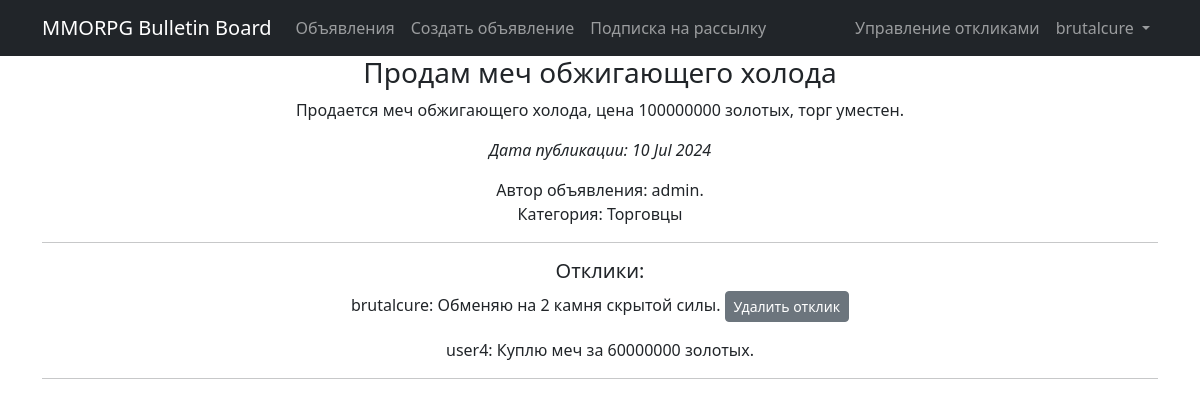
The page /ads/4 (signed in) on the database its author committed.
### accounts/models.py (models this page shows)
class User(AbstractUser):
    code = models.CharField(max_length=6, blank=True, null=True, default=None, unique=True)
    subscriber = models.BooleanField(default=False)

### BulletinBoard/models.py (models this page shows, shortened)
class Ad(models.Model):
    author = models.ForeignKey(settings.AUTH_USER_MODEL, on_delete=models.CASCADE)
    adCategory = models.CharField(max_length=20, choices=CATEGORY_CHOICES)
    dateCreation = models.DateTimeField(auto_now_add=True)
    title = models.CharField(max_length=128)
    text = RichTextUploadingField(blank=True, null=True)

class Response(models.Model):
    responseAd = models.ForeignKey(Ad, on_delete=models.CASCADE)
    responseUser = models.ForeignKey(settings.AUTH_USER_MODEL, on_delete=models.CASCADE)
    text = models.TextField()
    dateCreation = models.DateTimeField(auto_now_add=True)
    status = models.CharField(max_length=8, choices=STATUS_CHOICES, default='PENDING')

### BulletinBoard/views.py (the view)
# urls.py: path('<int:pk>', AdDetail.as_view(), name='ad_detail'),
class AdDetail(DetailView):
    model = Ad
    template_name = 'ad_detail.html'
    context_object_name = 'ad_detail'
    queryset = Ad.objects.all()
    def get(self, request, *args, **kwargs):
        if not request.user.is_authenticated:
            return redirect('forbidden')
        return super().get(request, *args, **kwargs)
    def get_context_data(self, **kwargs):
        context = super().get_context_data(**kwargs)
        ads = Ad.objects.get(pk=self.kwargs.get('pk'))
        context['is_author'] = Response.objects.filter(responseAd=ads).filter(responseUser=self.request.user).exists()
        return context

### templates/ad_detail.html (shortened to what this page needs)
{% extends 'flatpages/default.html' %}
{% block content %}
<h3>{{ ad_detail.title }}</h3>
{{ ad_detail.text|safe }}
<p><em>Дата публикации: {{ ad_detail.dateCreation|date:'d M Y' }}</em></p>
Автор объявления: {{ ad_detail.author }}.
<p>Категория: {{ ad_detail.get_adCategory_display }}</p>
<hr>
<div>
    {% if ad_detail.response_set.all %}
        <h5>Отклики:</h5>
        {% for response in ad_detail.response_set.all %}
            <p>
                {{ response.responseUser }}: {{ response.text }}
                {% if response.responseUser == request.user %}
                    <a href="{% url 'response_delete' response.id %}" class="btn btn-secondary btn-sm">Удалить отклик</a>
                {% endif %}
            </p>
        {% endfor %}
    {% else %}
        <h3>Откликов нет.</h3>
    {% endif %}
</div>
<hr>
{% endblock content %}

### templates/flatpages/default.html (shortened to what this page needs)
<!DOCTYPE html>
<html lang="en">
    <head>
        {% load static %}
        <link href="{% static 'css/styles.css' %}" rel="stylesheet" />
    </head>
    <body>
        <nav class="navbar navbar-expand-lg navbar-dark bg-dark static-top">
            <div class="container">
                <a class="navbar-brand" href="{% url 'ad_list' %}">MMORPG Bulletin Board</a>
                <div class="collapse navbar-collapse" id="navbarResponsive">
                    <ul class="navbar-nav ml-auto">
                        <li class="nav-item">
                            <a class="nav-link" href="/ads/">Объявления</a>
                        </li>
                        <li class="nav-item">
                            {% if user.is_authenticated %}
                            <a class="nav-link" href="/ads/create">Создать объявление</a>
                            {% endif %}
                        </li>
                        <li class="nav-item">
                            {% if user.is_authenticated %}
                            <a class="nav-link" href="/ads/subscription/">Подписка на рассылку</a>
                            {% endif %}
                        </li>
                    </ul>
                    <ul class="navbar-nav ms-auto">
                        <li class="nav-item">
                            {% if user.is_authenticated %}
                            <a class="nav-link" href="/ads/responses">Управление откликами</a>
                            {% endif %}
                        </li>
                        <li class="nav-item dropdown">
                            <a class="nav-link dropdown-toggle" id="navbarDropdown" href="#" role="button" data-bs-toggle="dropdown" aria-expanded="false">
                                {% if user.is_authenticated %}
                                {{ user.username }}
                                {% else %}
                                Авторизация
                                {% endif %}
                            </a>
                        </li>
                    </ul>
                </div>
            </div>
        </nav>
        <div class="container">
            <div class="row">
                <div class="col-lg-12 text-center">
                    {% block content %}{% endblock content %}
                </div>
            </div>
        </div>
    </body>
</html>

### rows shown on the page
User: username "brutalcure"
Ad: title "Продам меч обжигающего холода", text "Продается меч обжигающего холода, цена 100000000 золотых, торг уместен.", dateCreation "10 Jul 2024", author "admin", adCategory "Торговцы"
Response: responseUser "brutalcure", text "Обменяю на 2 камня скрытой силы.", shows "Удалить отклик"
Response: responseUser "user4", text "Куплю меч за 60000000 золотых."
